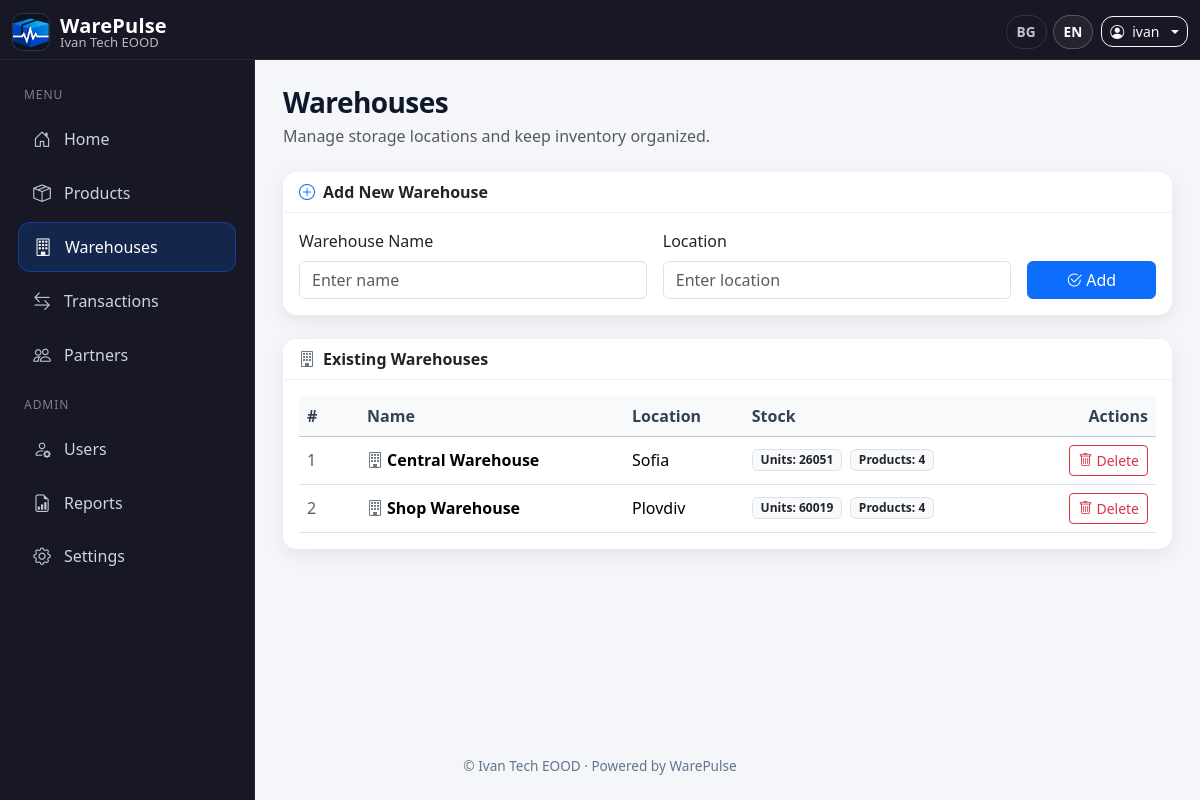
Screenshot of /warehouses (signed in) with the database file from the repository.
### inventory/models.py (models this page shows, shortened)
class AppConfig(db.Model):
    __tablename__ = "app_config"
    id = db.Column(db.Integer, primary_key=True)
    owner_id = db.Column(db.Integer, db.ForeignKey("user.id"), nullable=False, unique=True)
    company_name = db.Column(db.String(120), default="My Company")
    logo_path = db.Column(db.String(200))
    notifications_enabled = db.Column(db.Boolean, default=True)
    low_stock_threshold = db.Column(db.Integer, default=5)
    default_language = db.Column(db.String(10), default="en")
    currency = db.Column(db.String(10), default="EUR")

class User(db.Model, UserMixin):
    __tablename__ = "user"
    id = db.Column(db.Integer, primary_key=True)
    username = db.Column(db.String(150), nullable=False, unique=True)
    email = db.Column(db.String(150), nullable=False, unique=True)
    password = db.Column(db.String(200), nullable=False)
    role = db.Column(db.String(50), nullable=False, default="User")
    created_by_id = db.Column(db.Integer, db.ForeignKey("user.id"), nullable=True)
    login_count = db.Column(db.Integer, default=0, nullable=False)
    last_login_ip = db.Column(db.String(64), nullable=True)
    last_login_country = db.Column(db.String(100), nullable=True)
    last_login_at = db.Column(db.DateTime, nullable=True)
    last_login_user_agent = db.Column(db.String(255), nullable=True)
    force_password_change = db.Column(db.Boolean, default=False, nullable=False)
    password_changed_at = db.Column(db.DateTime, nullable=True)
    email_verified = db.Column(db.Boolean, default=False, nullable=False)
    email_verified_at = db.Column(db.DateTime, nullable=True)
    verification_sent_at = db.Column(db.DateTime, nullable=True)
    company_name = db.Column(db.String(150), nullable=True)
    created_by = db.relationship("User", remote_side=[id], backref="created_users")
    transactions = db.relationship("Transaction", back_populates="user")
    login_events = db.relationship(
        "LoginEvent",
        back_populates="user",
        cascade="all, delete-orphan",
        order_by="desc(LoginEvent.logged_in_at)",
    )

class Warehouse(db.Model):
    __tablename__ = "warehouse"
    id = db.Column(db.Integer, primary_key=True)
    name = db.Column(db.String(100), nullable=False)
    location = db.Column(db.String(150), nullable=True)
    owner_id = db.Column(db.Integer, db.ForeignKey("user.id"), nullable=False)
    products = db.relationship("Product", backref="warehouse")
    stocks = db.relationship("Stock", back_populates="warehouse", cascade="all, delete-orphan")
    transactions = db.relationship("Transaction", back_populates="warehouse")

### inventory/routes/warehouses.py (the view)
@bp.route("/warehouses")
@login_required
def warehouses():
    if not has_permission(current_user, "warehouses:view"):
        flash(_("You do not have permission to view warehouses."), "danger")
        return redirect(url_for("main.index"))
    owner_id = _get_owner_id()
    q = Warehouse.query
    if owner_id is not None:
        q = q.filter(Warehouse.owner_id == owner_id)
    warehouses_list = q.order_by(Warehouse.name.asc()).all()
    stock_totals_q = (
        db.session.query(Stock.warehouse_id, func.coalesce(func.sum(Stock.quantity), 0))
        .join(Warehouse, Stock.warehouse_id == Warehouse.id)
    )
    if owner_id is not None:
        stock_totals_q = stock_totals_q.filter(Warehouse.owner_id == owner_id)
    stock_totals = dict(stock_totals_q.group_by(Stock.warehouse_id).all())
    product_counts_q = (
        db.session.query(Stock.warehouse_id, func.count(Stock.id))
        .join(Warehouse, Stock.warehouse_id == Warehouse.id)
        .filter(Stock.quantity > 0)
    )
    if owner_id is not None:
        product_counts_q = product_counts_q.filter(Warehouse.owner_id == owner_id)
    product_counts = dict(product_counts_q.group_by(Stock.warehouse_id).all())
    return render_template(
        "warehouses.html",
        warehouses=warehouses_list,
        stock_totals=stock_totals,
        product_counts=product_counts,
    )

### inventory/templates/warehouses.html (shortened to what this page needs)
{% extends "base.html" %}
{% block content %}
<div class="d-flex flex-column flex-md-row justify-content-between align-items-start align-items-md-center gap-2 mb-4">
  <div>
    <h3 class="fw-bold mb-0">{{ _('Warehouses') }}</h3>
    <div class="text-muted mt-1">{{ _('Manage storage locations and keep inventory organized.') }}</div>
  </div>
</div>
<div class="card mb-4">
  <div class="card-header bg-white fw-semibold d-flex align-items-center">
    <i class="bi bi-plus-circle me-2 text-primary"></i>{{ _('Add New Warehouse') }}
  </div>
  <div class="card-body">
    <form action="{{ url_for('warehouses.add_warehouse') }}" method="POST" class="row g-3 align-items-end">
      <div class="col-md-5">
        <label for="name" class="form-label">{{ _('Warehouse Name') }}</label>
        <input type="text" class="form-control" id="name" name="name" placeholder="{{ _('Enter name') }}" required>
      </div>
      <div class="col-md-5">
        <label for="location" class="form-label">{{ _('Location') }}</label>
        <input type="text" class="form-control" id="location" name="location" placeholder="{{ _('Enter location') }}">
      </div>
      <div class="col-md-2 d-grid">
        <button type="submit" class="btn btn-primary">
          <i class="bi bi-check2-circle me-1"></i>{{ _('Add') }}
        </button>
      </div>
    </form>
  </div>
</div>
<div class="card">
  <div class="card-header bg-white fw-semibold d-flex align-items-center">
    <i class="bi bi-building me-2 text-secondary"></i>{{ _('Existing Warehouses') }}
  </div>
  <div class="card-body table-responsive">
    <table class="table table-hover align-middle mb-0">
      <thead class="table-light">
        <tr>
          <th style="width: 60px;">{{ _('#') }}</th>
          <th>{{ _('Name') }}</th>
          <th>{{ _('Location') }}</th>
          <th>{{ _('Stock') }}</th>
          <th class="text-end">{{ _('Actions') }}</th>
        </tr>
      </thead>
      <tbody>
        {% for w in warehouses %}
        {% set total_units = stock_totals.get(w.id, 0) %}
        {% set prod_count = product_counts.get(w.id, 0) %}
        <tr>
          <td class="text-muted">{{ loop.index }}</td>
          <td class="fw-semibold">
            <i class="bi bi-building me-1 text-secondary"></i>{{ w.name }}
          </td>
          <td>{{ w.location or '—' }}</td>
          <td>
            <div class="d-flex flex-wrap gap-2">
              <span class="badge bg-light text-dark border">
                {{ _('Units') }}: <span class="fw-semibold">{{ total_units }}</span>
              </span>
              <span class="badge bg-light text-dark border">
                {{ _('Products') }}: <span class="fw-semibold">{{ prod_count }}</span>
              </span>
            </div>
          </td>
          <td class="text-end">
            {% if current_user.role == 'Admin / Owner' %}
              <form action="{{ url_for('warehouses.delete_warehouse', id=w.id) }}" method="POST" class="d-inline delete-form">
                <button type="submit" class="btn btn-sm btn-outline-danger">
                  <i class="bi bi-trash me-1"></i>{{ _('Delete') }}
                </button>
              </form>
            {% else %}
              <span class="text-muted small">—</span>
            {% endif %}
          </td>
        </tr>
        {% else %}
        <tr>
          <td colspan="5" class="text-center text-muted py-4">
            {{ _('No warehouses added yet.') }}
          </td>
        </tr>
        {% endfor %}
      </tbody>
    </table>
  </div>
</div>
{% endblock %}

### inventory/templates/base.html (shortened to what this page needs)
<!DOCTYPE html>
<html lang="{{ g.lang or 'en' }}">
<head>
  <link href="https://cdn.jsdelivr.net/npm/bootstrap@5.3.2/dist/css/bootstrap.min.css" rel="stylesheet" />
  <link href="https://cdn.jsdelivr.net/npm/bootstrap-icons@1.11.3/font/bootstrap-icons.css" rel="stylesheet" />
</head>
<body>
<nav class="navbar navbar-dark topbar fixed-top">
  <div class="container-fluid">
    <a class="navbar-brand brand"
       href="{% if current_user.is_authenticated %}
                {% if current_user.role == 'Developer' %}
                  {{ url_for('users.developer_dashboard') }}
                {% else %}
                  {{ url_for('main.index') }}
                {% endif %}
              {% else %}
                {{ url_for('main.landing') }}
              {% endif %}">
      <img src="{{ url_for('static', filename='warepulse-logo.png') }}" alt="WarePulse Logo" />
      <div class="d-flex flex-column">
        <span class="name">WarePulse</span>
        <span class="company">{{ g.app_config.company_name if g.app_config else '' }}</span>
      </div>
    </a>
    <div class="ms-auto d-flex align-items-center gap-2 top-actions">
      {% set current_path = request.full_path %}
      {% if current_path.endswith('?') %}
        {% set current_path = request.path %}
      {% endif %}
      <div class="lang-pill d-none d-sm-flex align-items-center">
        <a href="{{ current_path | replace('lang=bg', '') | replace('lang=en', '') }}{% if '?' in current_path %}&{% else %}?{% endif %}lang=bg"
           class="{% if g.lang=='bg' %}active{% endif %}">BG</a>
        <a href="{{ current_path | replace('lang=bg', '') | replace('lang=en', '') }}{% if '?' in current_path %}&{% else %}?{% endif %}lang=en"
           class="{% if g.lang=='en' %}active{% endif %}">EN</a>
      </div>
      {% if current_user.is_authenticated %}
        <div class="dropdown">
          <a class="btn btn-outline-light btn-sm dropdown-toggle d-flex align-items-center gap-2"
             href="#" id="userDropdown" data-bs-toggle="dropdown" aria-expanded="false">
            <i class="bi bi-person-circle"></i>
            <span class="d-none d-sm-inline">{{ current_user.username }}</span>
          </a>
        </div>
      {% endif %}
    </div>
  </div>
</nav>
{% if current_user.is_authenticated and current_user.role != 'Developer' %}
  <aside id="sidebar" class="sidebar">
    <div class="nav-group-label">{{ _('Menu') }}</div>
    <a href="{{ url_for('main.index') }}"
       class="side-link {% if request.endpoint == 'main.index' %}active{% endif %}">
      <i class="bi bi-house-door"></i> {{ _('Home') }}
    </a>
    <a href="{{ url_for('products.products') }}"
       class="side-link {% if request.endpoint and request.endpoint.startswith('products.') %}active{% endif %}">
      <i class="bi bi-box-seam"></i> {{ _('Products') }}
    </a>
    <a href="{{ url_for('warehouses.warehouses') }}"
       class="side-link {% if request.endpoint and request.endpoint.startswith('warehouses.') %}active{% endif %}">
      <i class="bi bi-building"></i> {{ _('Warehouses') }}
    </a>
    <a href="{{ url_for('transactions.transactions') }}"
       class="side-link {% if request.endpoint and request.endpoint.startswith('transactions.') %}active{% endif %}">
      <i class="bi bi-arrow-left-right"></i> {{ _('Transactions') }}
    </a>
    <a href="{{ url_for('partners.partners') }}"
       class="side-link {% if request.endpoint and request.endpoint.startswith('partners.') %}active{% endif %}">
      <i class="bi bi-people"></i> {{ _('Partners') }}
    </a>
    {% if current_user.role == 'Admin / Owner' %}
      <div class="nav-group-label">{{ _('Admin') }}</div>
      <a href="{{ url_for('users.users') }}"
         class="side-link {% if request.endpoint and request.endpoint.startswith('users.') %}active{% endif %}">
        <i class="bi bi-person-gear"></i> {{ _('Users') }}
      </a>
      <a href="{{ url_for('reports.reports_home') }}"
         class="side-link {% if request.endpoint and request.endpoint.startswith('reports.') %}active{% endif %}">
        <i class="bi bi-file-earmark-bar-graph"></i> {{ _('Reports') }}
      </a>
      <a href="{{ url_for('settings.settings') }}"
         class="side-link {% if request.endpoint and request.endpoint.startswith('settings.') %}active{% endif %}">
        <i class="bi bi-gear"></i> {{ _('Settings') }}
      </a>
    {% endif %}
  </aside>
{% endif %}
<div class="content-wrap">
  <main class="main-content">
    {% block content %}{% endblock %}
  </main>
  <footer class="footer text-center">
    <div class="container">
      {% set company = g.app_config.company_name if g.app_config else '' %}
      © {{ company }} · Powered by WarePulse
    </div>
  </footer>
</div>
</body>
</html>

### rows the page displays
AppConfig: app_config "Ivan Tech EOOD", company_name "Ivan Tech EOOD"
User: username "ivan"
Warehouse: name "Central Warehouse", location "Sofia", total_units "26051", prod_count "4"
Warehouse: name "Shop Warehouse", location "Plovdiv", total_units "60019", prod_count "4"
